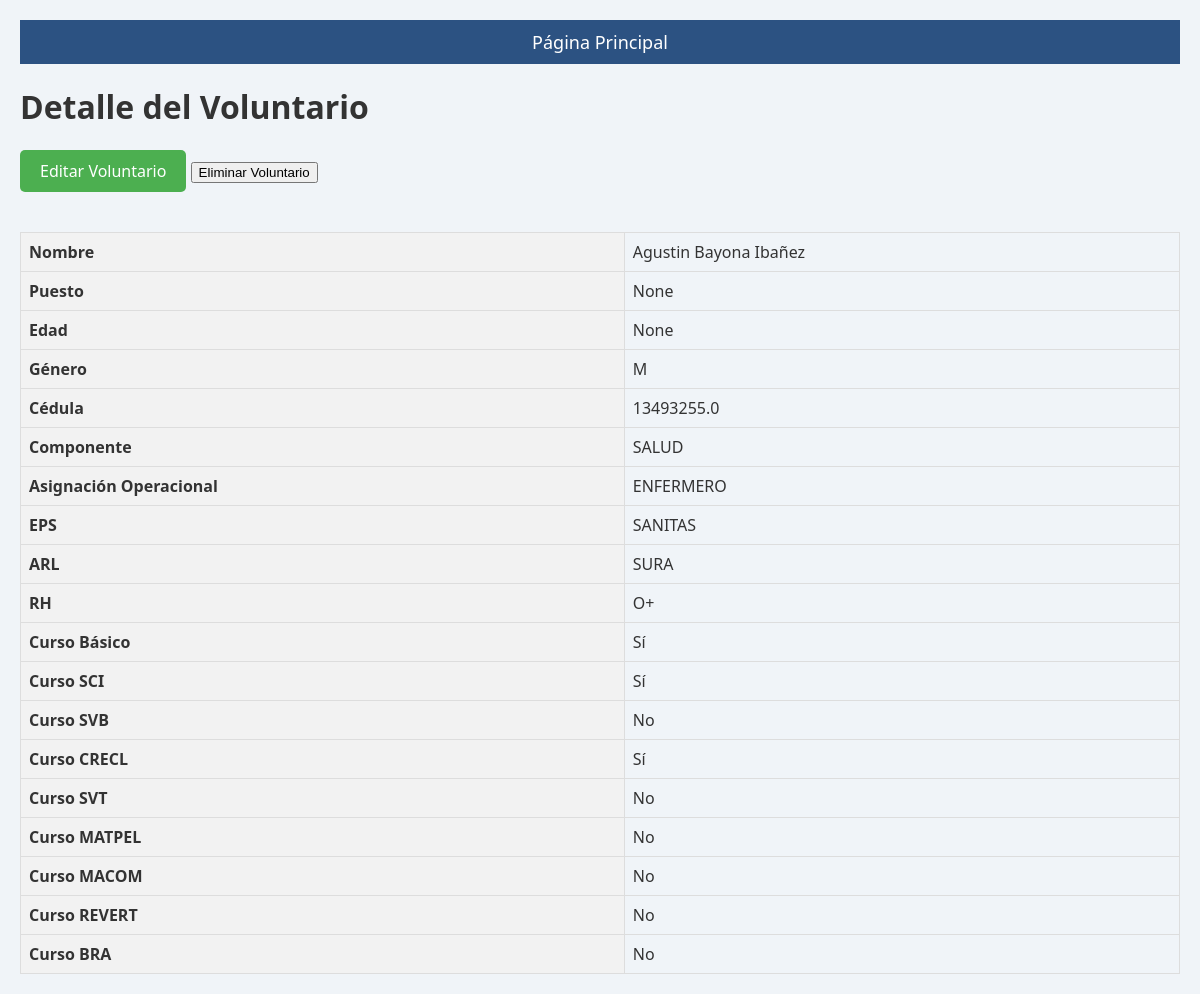
Screenshot of /voluntario/45/ with the database file from the repository.
### apps/integrantes/models.py (models this page shows, shortened)
class MiembroGrupoUSAR(models.Model):
    nombre = models.CharField(max_length=100, null=True)
    puesto = models.CharField(max_length=100, null=True)
    edad = models.IntegerField(null=True)
    genero = models.CharField(max_length=20, null=True)
    cedula = models.CharField(max_length=20,  null=True)
    componente = models.CharField(max_length=50, null=True)
    asignacion_operacional = models.CharField(max_length=100, null=True)
    eps = models.CharField(max_length=50, null=True)
    arl = models.CharField(max_length=50, null=True)
    rh = models.CharField(max_length=100, null=True)
    curso_basico = models.BooleanField(default=False)
    curso_sci = models.BooleanField(default=False)
    curso_svb = models.BooleanField(default=False)
    curso_crecl = models.BooleanField(default=False)
    curso_svt = models.BooleanField(default=False)
    curso_matpel = models.BooleanField(default=False)
    curso_macom = models.BooleanField(default=False)
    curso_revert = models.BooleanField(default=False)
    curso_bra = models.BooleanField(default=False)

### apps/integrantes/views.py (the view)
# urls.py: path('voluntario/<int:pk>/', VoluntarioDetail.as_view(), name='voluntario_detail'),
class VoluntarioDetail(DetailView):
    model=models.MiembroGrupoUSAR
    context_object_name='voluntario'
    template_name='voluntario.html'

### templates/voluntario.html (shortened to what this page needs)
{% extends "base.html" %}
{% block content %}
<h1>Detalle del Voluntario</h1>
<a href="{% url 'editar_miembro' voluntario.pk %}" class="edit-button">Editar Voluntario</a>
<form action="{% url 'eliminar_miembro' voluntario.pk %}" method="post" style="display:inline;">
    <button type="submit" onclick="return confirm('¿Estás seguro de que quieres eliminar a este voluntario?');" class="delete-button">Eliminar Voluntario</button>
</form>
<table>
    <tr>
        <th>Nombre</th>
        <td>{{ voluntario.nombre }}</td>
    </tr>
    <tr>
        <th>Puesto</th>
        <td>{{ voluntario.puesto }}</td>
    </tr>
    <tr>
        <th>Edad</th>
        <td>{{ voluntario.edad }}</td>
    </tr>
    <tr>
        <th>Género</th>
        <td>{{ voluntario.genero }}</td>
    </tr>
    <tr>
        <th>Cédula</th>
        <td>{{ voluntario.cedula }}</td>
    </tr>
    <tr>
        <th>Componente</th>
        <td>{{ voluntario.componente }}</td>
    </tr>
    <tr>
        <th>Asignación Operacional</th>
        <td>{{ voluntario.asignacion_operacional }}</td>
    </tr>
    <tr>
        <th>EPS</th>
        <td>{{ voluntario.eps }}</td>
    </tr>
    <tr>
        <th>ARL</th>
        <td>{{ voluntario.arl }}</td>
    </tr>
    <tr>
        <th>RH</th>
        <td>{{ voluntario.rh }}</td>
    </tr>
    <tr>
        <th>Curso Básico</th>
        <td>{{ voluntario.curso_basico|yesno:"Sí,No" }}</td>
    </tr>
    <tr>
        <th>Curso SCI</th>
        <td>{{ voluntario.curso_sci|yesno:"Sí,No" }}</td>
    </tr>
    <tr>
        <th>Curso SVB</th>
        <td>{{ voluntario.curso_svb|yesno:"Sí,No" }}</td>
    </tr>
    <tr>
        <th>Curso CRECL</th>
        <td>{{ voluntario.curso_crecl|yesno:"Sí,No" }}</td>
    </tr>
    <tr>
        <th>Curso SVT</th>
        <td>{{ voluntario.curso_svt|yesno:"Sí,No" }}</td>
    </tr>
    <tr>
        <th>Curso MATPEL</th>
        <td>{{ voluntario.curso_matpel|yesno:"Sí,No" }}</td>
    </tr>
    <tr>
        <th>Curso MACOM</th>
        <td>{{ voluntario.curso_macom|yesno:"Sí,No" }}</td>
    </tr>
    <tr>
        <th>Curso REVERT</th>
        <td>{{ voluntario.curso_revert|yesno:"Sí,No" }}</td>
    </tr>
    <tr>
        <th>Curso BRA</th>
        <td>{{ voluntario.curso_bra|yesno:"Sí,No" }}</td>
    </tr>
</table>
{% endblock %}

### static/styles.css (style rules this page uses)
body { font-family: 'Segoe UI', Tahoma, Geneva, Verdana, sans-serif; background-color: #f0f4f8; margin: 0; padding: 20px; color: #333; }
.edit-button { display: inline-block; padding: 10px 20px; background-color: #4CAF50; color: white; text-decoration: none; border-radius: 5px; margin-bottom: 20px; }

### templates/base.html (style rules this page uses)
table { width: 100%; border-collapse: collapse; margin-top: 20px; }
th, td { border: 1px solid #ddd; padding: 8px; text-align: left; }
th { background-color: #f2f2f2; }

### rows the page displays
MiembroGrupoUSAR: nombre "Agustin Bayona Ibañez", puesto "None", edad "None", genero "M", cedula "13493255.0", componente "SALUD", asignacion_operacional "ENFERMERO", eps "SANITAS", arl "SURA", rh "O+", curso_basico "Sí", curso_sci "Sí", curso_svb "No", curso_crecl "Sí", curso_svt "No", curso_matpel "No", curso_macom "No", curso_revert "No", curso_bra "No"
